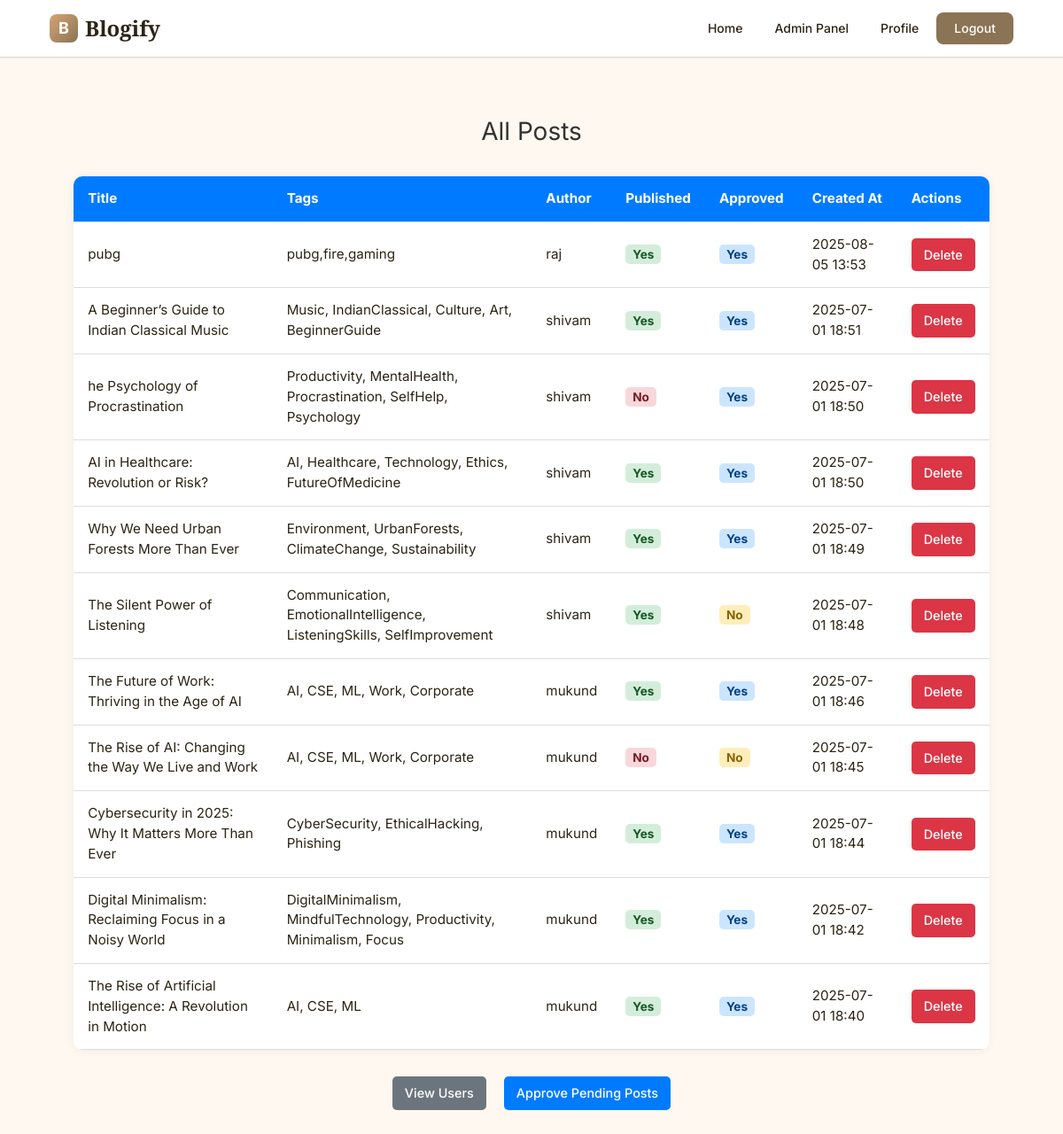
The page /admin/posts (signed in) on the database its author committed.
### models/post.py (models this page shows)
class Post(db.Model):
    __tablename__ = 'post'
    id = db.Column(db.Integer, primary_key=True)
    title = db.Column(db.String(200), nullable=False)
    content = db.Column(db.Text, nullable=False)
    tags = db.Column(db.String(200))
    is_published = db.Column(db.Boolean, default=False)
    is_approved = db.Column(db.Boolean, default=False)
    is_deleted = db.Column(db.Boolean, default=False)
    created_at = db.Column(db.DateTime, default=datetime.utcnow)
    updated_at = db.Column(db.DateTime, default=datetime.utcnow, onupdate=datetime.utcnow)
    user_id = db.Column(db.Integer, db.ForeignKey('login_info.user_id'), nullable=False)
    likes = db.relationship('Like', backref='post', cascade="all, delete-orphan", lazy='dynamic')
    comments = db.relationship('Comment', backref='post', cascade="all, delete-orphan", lazy='dynamic')

### models/login_info.py (models this page shows)
class LoginInfo(db.Model):
    __tablename__ = 'login_info'
    user_id = db.Column(db.Integer, primary_key=True)
    username = db.Column(db.String(150), unique=True, nullable=False)
    password = db.Column(db.String(255), nullable=False)
    role = db.Column(db.Enum(UserRole), nullable=False)
    profile = db.relationship('UserProfile', backref='login', uselist=False)
    posts = db.relationship('Post', backref='author', lazy=True)

### routes/admin_routes.py (the view)
@admin_bp.route('/posts', methods=['GET'])
def view_all_posts():
    return admin_controller.view_all_posts()

### controllers/admin_controller.py (called while the page is built)
def admin_only():
    if session.get('role') != 'admin':
        abort(403)

def view_all_posts():
    admin_only()
    posts = Post.query.filter(Post.is_deleted == False).order_by(Post.created_at.desc()).all()
    return render_template('admin/posts.html', posts=posts)

### templates/admin/posts.html (shortened to what this page needs)
{% extends "base.html" %}
{% block head %}
<link rel="stylesheet" href="{{ url_for('static', filename='posts.css') }}">
{% endblock %}
{% block content %}
  <h2 class="page-title">All Posts</h2>
  {% if posts %}
    <table class="styled-table">
      <thead>
        <tr>
          <th>Title</th>
          <th>Tags</th>
          <th>Author</th>
          <th>Published</th>
          <th>Approved</th>
          <th>Created At</th>
          <th>Actions</th>
        </tr>
      </thead>
      <tbody>
        {% for post in posts %}
          <tr>
            <td>{{ post.title }}</td>
            <td>{{ post.tags }}</td>
            <td>{{ post.author.username }}</td>
            <td>
              {% if post.is_published %}
                <span class="status published">Yes</span>
              {% else %}
                <span class="status not-published">No</span>
              {% endif %}
            </td>
            <td>
              {% if post.is_approved %}
                <span class="status approved">Yes</span>
              {% else %}
                <span class="status not-approved">No</span>
              {% endif %}
            </td>
            <td>{{ post.created_at.strftime('%Y-%m-%d %H:%M') }}</td>
            <td>
              <a href="{{ url_for('admin.delete_post', post_id=post.id) }}"
                 class="btn btn-delete"
                 onclick="return confirm('Are you sure you want to delete this post?')">Delete</a>
            </td>
          </tr>
        {% endfor %}
      </tbody>
    </table>
  {% else %}
    <p class="no-posts">No posts available.</p>
  {% endif %}
  <div class="admin-links">
    <a href="{{ url_for('admin.view_users') }}" class="btn btn-secondary">View Users</a>
    <a href="{{ url_for('admin.pending_posts') }}" class="btn btn-primary">Approve Pending Posts</a>
  </div>
{% endblock %}

### static/posts.css (style rules this page uses)
body { font-family: "Segoe UI", sans-serif; background-color: #f9f9f9; }
.page-title { text-align: center; margin-top: 30px; font-size: 28px; color: #333; }
.styled-table { width: 95%; margin: 30px auto; border-collapse: collapse; font-size: 0.95rem; background-color: #fff; box-shadow: 0 0 12px rgba(0, 0, 0, 0.05); border-radius: 10px; overflow: hidden; }
.styled-table thead { background-color: #007bff; color: white; }
.styled-table th, .styled-table td { padding: 14px 16px; text-align: left; border-bottom: 1px solid #ddd; }
.status { font-weight: bold; padding: 3px 8px; border-radius: 5px; font-size: 0.85rem; }
.status.published { background-color: #d4edda; color: #155724; }
.status.not-published { background-color: #f8d7da; color: #721c24; }
.status.approved { background-color: #cce5ff; color: #004085; }
.status.not-approved { background-color: #ffeeba; color: #856404; }
.btn { display: inline-block; padding: 8px 14px; font-size: 0.9rem; font-weight: 500; text-decoration: none; border-radius: 5px; transition: background-color 0.2s ease; }
.btn-delete { background-color: #dc3545; color: white; }
.btn-primary { background-color: #007bff; color: white; }
.btn-secondary { background-color: #6c757d; color: white; }
.admin-links { display: flex; justify-content: center; gap: 20px; margin: 30px auto 50px; }

### rows shown on the page
Post: title "pubg", tags "pubg,fire,gaming", author.username "raj", is_published "Yes", is_approved "Yes", created_at "2025-08-05 13:53"
Post: title "A Beginner’s Guide to Indian Classical Music", tags "Music, IndianClassical, Culture, Art, BeginnerGuide", author.username "shivam", is_published "Yes", is_approved "Yes", created_at "2025-07-01 18:51"
Post: title "he Psychology of Procrastination", tags "Productivity, MentalHealth, Procrastination, SelfHelp, Psychology", author.username "shivam", is_published "No", is_approved "Yes", created_at "2025-07-01 18:50"
Post: title "AI in Healthcare: Revolution or Risk?", tags "AI, Healthcare, Technology, Ethics, FutureOfMedicine", author.username "shivam", is_published "Yes", is_approved "Yes", created_at "2025-07-01 18:50"
Post: title "Why We Need Urban Forests More Than Ever", tags "Environment, UrbanForests, ClimateChange, Sustainability", author.username "shivam", is_published "Yes", is_approved "Yes", created_at "2025-07-01 18:49"
Post: title "The Silent Power of Listening", tags "Communication, EmotionalIntelligence, ListeningSkills, SelfImprovement", author.username "shivam", is_published "Yes", is_approved "No", created_at "2025-07-01 18:48"
Post: title "The Future of Work: Thriving in the Age of AI", tags "AI, CSE, ML, Work, Corporate", author.username "mukund", is_published "Yes", is_approved "Yes", created_at "2025-07-01 18:46"
Post: title "The Rise of AI: Changing the Way We Live and Work", tags "AI, CSE, ML, Work, Corporate", author.username "mukund", is_published "No", is_approved "No", created_at "2025-07-01 18:45"
Post: title "Cybersecurity in 2025: Why It Matters More Than Ever", tags "CyberSecurity, EthicalHacking, Phishing", author.username "mukund", is_published "Yes", is_approved "Yes", created_at "2025-07-01 18:44"
Post: title "Digital Minimalism: Reclaiming Focus in a Noisy World", tags "DigitalMinimalism, MindfulTechnology, Productivity, Minimalism, Focus", author.username "mukund", is_published "Yes", is_approved "Yes", created_at "2025-07-01 18:42"
Post: title "The Rise of Artificial Intelligence: A Revolution in Motion", tags "AI, CSE, ML", author.username "mukund", is_published "Yes", is_approved "Yes", created_at "2025-07-01 18:40"
